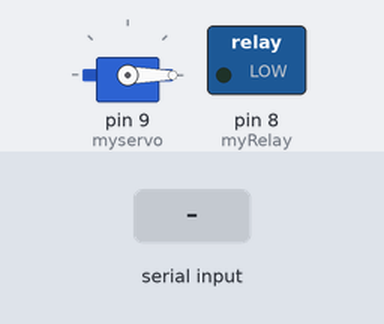
This sketch was run on a simulated Arduino Uno, built with avr-gcc and run on an emulated ATmega328P. Shown: servo, switched loads named in the sketch (green lamp = pin HIGH). The test bench sets the inputs (shaded band).

Above: at 1.2 s.
1.3 s: byte 30 received over Serial
At 2.4 s:
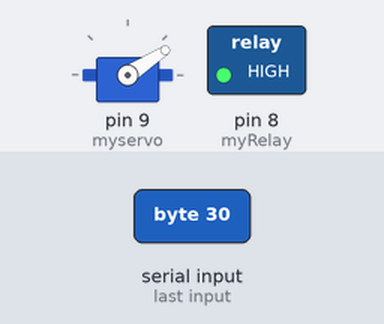
Timing chart, 0 to 4.3 s (numbered marks = the images above; inputs shaded):
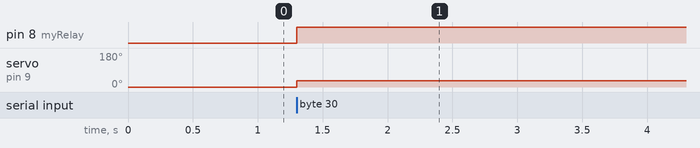

The sketch:

blowerCtrl.ino
```cpp
#include<Servo.h>
Servo myservo;
int pdin=0;
int myRelay=8;
bool myio;
int mytime=0;
void setup() {
  Serial.begin(9600);
  pinMode(myRelay,OUTPUT);
  myservo.attach(9);
  myservo.write(0);
  digitalWrite(myRelay,HIGH);
  myio=true;

}

void loop() {

  if(Serial.available()>0){
    pdin=Serial.read();
//    pdin=map(pdin,0,100,0,180);
  }
  if(pdin>0&&pdin<60){
    myservo.write(33);
  }
  if(pdin>59&&pdin<90){
    myservo.write(32);
  }
  else if(pdin>90&&pdin<120){
    for(int i=31;i<33;i++){
      myservo.write(i);
    }
    for(int j=33;j>31;j--){
      myservo.write(j);
    }
  }
  else if(pdin>120&&pdin<170){
    for(int i=29;i<31;i++){
      myservo.write(i);
    }
    for(int j=31;j>29;j--){
      myservo.write(j);
    }
  }
  else if(pdin>170&&pdin<181){
    myservo.write(32);
  }
  if(pdin<20||pdin>179){
    digitalWrite(myRelay,LOW);
    myio=false;
    mytime=0;
  }
  if(myio==false&&pdin>15){
    mytime++;
    if(mytime>5){
      digitalWrite(myRelay,HIGH);
      mytime=0;
      myio=true;
    }
  }


}
```

Measured:
- after the input at 1.3 s, pin 8 (myRelay): LOW → HIGH at once; servo on pin 9 (myservo): 0° → 33° at once
